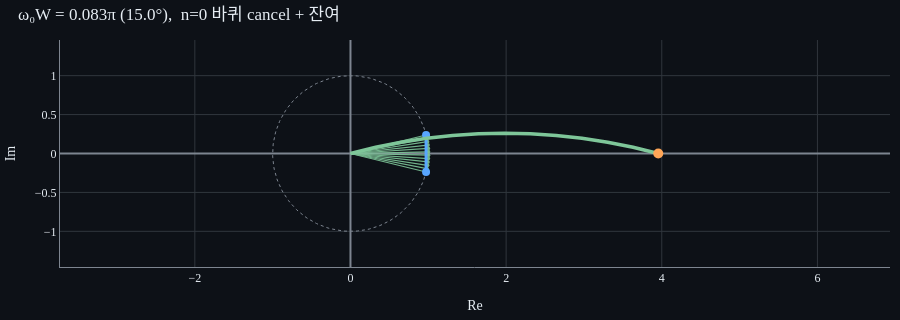
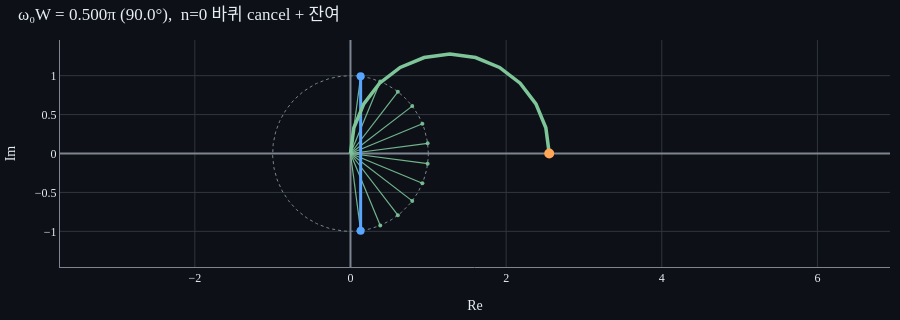
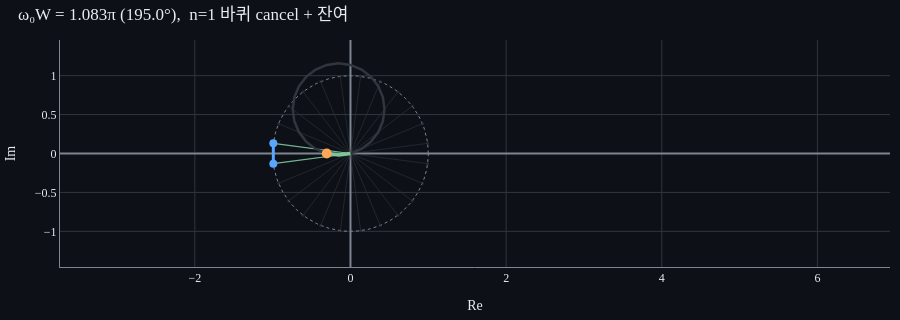
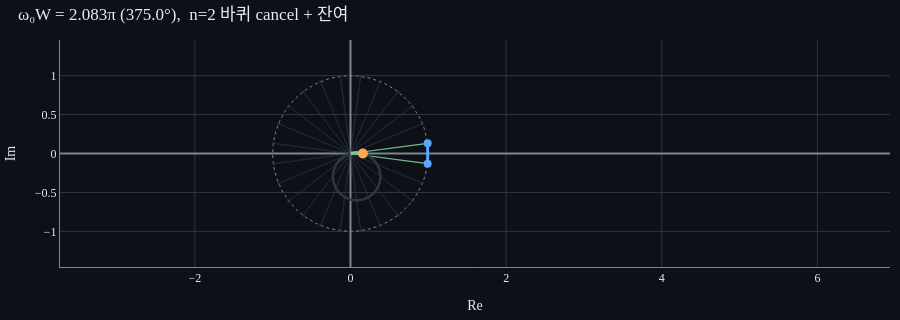

The cell these charts' notebook holds for them, in order:
### Markdown cell above
## [2] 복소평면 단면 — ω를 키우면 무엇이 바뀌나

$x(t)·e^(-jωt)$을 복소평면(Re, Im)에 그리면 호 위 점들이 된다. rect의 경우 |t|<W에서만 살아있으니, 살아있는 t 구간 [-W, +W]에서 단위벡터 $e^(-jωt_k)$들을 균등 시간 분할로 점 찍는다. 그 점들의 *벡터 합*이 X(jω) — 머리잇기로 누적한 trail 끝점.

ω가 커지면:
- 첫 점($e^{j\omega W}$)부터 끝 점($e^{-j\omega W}$)까지 **각도 차이 = 2ωW**가 커짐
- 2ωW가 2π를 넘기면 호가 한 바퀴를 넘어 다시 *되돌아오는* 구간이 생김. 그 되돌아오는 부분은 **이전 구간과 cancel**돼 결과에 기여 안 함. 잔여(못 채운 마지막) 호의 *양 끝 변위*만 X(jω)에 남음
- 균등 시간 Δt가 ω·Δt 만큼 회전하니 점들 사이 **간격이 듬성**해짐 (밀도 감소)

ω₀W = π/12, π/2, 13π/12, 25π/12 — 한 바퀴 0개, 0개, 1개, 2개를 cancel하는 케이스 비교.

### Code cell
ns_phase2 = [0, 0, 1, 2]   # 추가로 ω₀W 값 직접 명시
omega_W_vals = [(0, np.pi/12), (0, np.pi/2), (1, 13*np.pi/12), (2, 25*np.pi/12)]
ARROWS_PER_PERIOD = 24
X_MIN_P2, X_MAX_P2, Y_LIM_P2 = -1.3, 4.5, 1.3

for n, theta in omega_W_vals:
    omega = theta / W
    # 한 주기당 ARROWS_PER_PERIOD개; n주기 + 잔여
    n_total = max(ARROWS_PER_PERIOD * n + ARROWS_PER_PERIOD // 12, 12)
    dt = 2 * W / n_total
    t_k = -W + np.arange(n_total) * dt + dt / 2
    unit_vecs = np.exp(-1j * omega * t_k)

    # 한 주기 cancel되는 부분의 단위벡터 수
    if omega > 1e-9:
        one_period_arrows = 2 * np.pi / (omega * dt)
        boundary = int(round(n * one_period_arrows))
    else:
        boundary = 0

    label = (f'ω₀W = {theta/np.pi:.3f}π ({np.degrees(theta):.1f}°),  '
             f'n={n} 바퀴 cancel + 잔여')
    panel = PartitionedAccumulationPlot()
    panel.show_partition(unit_vecs, dt, boundary=boundary, label=label,
                         x_range=(X_MIN_P2, X_MAX_P2),
                         y_range=(-Y_LIM_P2, Y_LIM_P2))
    panel.figure.show()

### Figure 1 — Plotly figure (JSON) as saved in the notebook; plotly's stock layout.template omitted (floating-point values rounded to 4 significant figures; data arrays with more than 128 entries replaced by an {"elided": "..."} marker saying what was removed)
{"data": [{"hoverinfo": "skip", "line": {"color": "#7d8590", "dash": "dot", "width": 1}, "mode": "lines", "showlegend": false, "type": "scatter", "x": {"elided": "200 float values"}, "y": {"elided": "200 float values"}}, {"hoverinfo": "skip", "line": {"color": "#7ec699", "width": 1.2}, "mode": "lines", "opacity": 0.9, "showlegend": false, "type": "scatter", "x": [0.0, 0.9713, NaN, 0.0, 0.9808, NaN, 0.0, 0.9884, NaN, 0.0, 0.9941, NaN, 0.0, 0.9979, NaN, 0.0, 0.9998, NaN, 0.0, 0.9998, NaN, 0.0, 0.9979, NaN, 0.0, 0.9941, NaN, 0.0, 0.9884, NaN, 0.0, 0.9808, NaN, 0.0, 0.9713, NaN], "y": [0.0, 0.2377, NaN, 0.0, 0.1951, NaN, 0.0, 0.1521, NaN, 0.0, 0.1089, NaN, 0.0, 0.0654, NaN, 0.0, 0.02181, NaN, 0.0, -0.02181, NaN, 0.0, -0.0654, NaN, 0.0, -0.1089, NaN, 0.0, -0.1521, NaN, 0.0, -0.1951, NaN, 0.0, -0.2377, NaN]}, {"hoverinfo": "skip", "marker": {"color": "#7ec699", "size": 4}, "mode": "markers", "opacity": 0.9, "showlegend": false, "type": "scatter", "x": [0.9713, 0.9808, 0.9884, 0.9941, 0.9979, 0.9998, 0.9998, 0.9979, 0.9941, 0.9884, 0.9808, 0.9713], "y": [0.2377, 0.1951, 0.1521, 0.1089, 0.0654, 0.02181, -0.02181, -0.0654, -0.1089, -0.1521, -0.1951, -0.2377]}, {"hoverinfo": "skip", "line": {"color": "#58a6ff", "width": 3}, "marker": {"color": "#58a6ff", "size": 8}, "mode": "lines+markers", "showlegend": false, "type": "scatter", "x": [0.9713, 0.9713], "y": [0.2377, -0.2377]}, {"hoverinfo": "skip", "line": {"color": "#7ec699", "width": 3.5}, "mode": "lines", "showlegend": false, "type": "scatter", "x": [0.0, 0.3238, 0.6507, 0.9802, 1.312, 1.644, 1.977, 2.311, 2.643, 2.975, 3.304, 3.631, 3.955], "y": [0.0, 0.07923, 0.1443, 0.195, 0.2313, 0.2531, 0.2603, 0.2531, 0.2313, 0.195, 0.1443, 0.07923, 8.327e-17]}, {"hoverinfo": "skip", "marker": {"color": "#ffa657", "size": 10, "symbol": "circle"}, "mode": "markers", "showlegend": false, "type": "scatter", "x": [3.955], "y": [8.327e-17]}], "layout": {"font": {"color": "#e6edf3", "family": "serif", "size": 12}, "height": 320, "margin": {"b": 10, "l": 10, "r": 10, "t": 40}, "paper_bgcolor": "#0d1117", "plot_bgcolor": "#0d1117", "showlegend": false, "title": {"font": {"color": "#e6edf3"}, "text": "ω₀W = 0.083π (15.0°),  n=0 바퀴 cancel + 잔여", "x": 0.02, "xanchor": "left"}, "xaxis": {"color": "#e6edf3", "gridcolor": "#30363d", "linecolor": "#7d8590", "range": [-1.3, 4.5], "scaleanchor": "y", "scaleratio": 1, "showgrid": true, "title": {"text": "Re"}, "zeroline": true, "zerolinecolor": "#7d8590"}, "yaxis": {"color": "#e6edf3", "gridcolor": "#30363d", "linecolor": "#7d8590", "range": [-1.3, 1.3], "showgrid": true, "title": {"text": "Im"}, "zeroline": true, "zerolinecolor": "#7d8590"}}}

### Figure 2 — Plotly figure (JSON) as saved in the notebook; plotly's stock layout.template omitted (floating-point values rounded to 4 significant figures; data arrays with more than 128 entries replaced by an {"elided": "..."} marker saying what was removed)
{"data": [{"hoverinfo": "skip", "line": {"color": "#7d8590", "dash": "dot", "width": 1}, "mode": "lines", "showlegend": false, "type": "scatter", "x": {"elided": "200 float values"}, "y": {"elided": "200 float values"}}, {"hoverinfo": "skip", "line": {"color": "#7ec699", "width": 1.2}, "mode": "lines", "opacity": 0.9, "showlegend": false, "type": "scatter", "x": [0.0, 0.1305, NaN, 0.0, 0.3827, NaN, 0.0, 0.6088, NaN, 0.0, 0.7934, NaN, 0.0, 0.9239, NaN, 0.0, 0.9914, NaN, 0.0, 0.9914, NaN, 0.0, 0.9239, NaN, 0.0, 0.7934, NaN, 0.0, 0.6088, NaN, 0.0, 0.3827, NaN, 0.0, 0.1305, NaN], "y": [0.0, 0.9914, NaN, 0.0, 0.9239, NaN, 0.0, 0.7934, NaN, 0.0, 0.6088, NaN, 0.0, 0.3827, NaN, 0.0, 0.1305, NaN, 0.0, -0.1305, NaN, 0.0, -0.3827, NaN, 0.0, -0.6088, NaN, 0.0, -0.7934, NaN, 0.0, -0.9239, NaN, 0.0, -0.9914, NaN]}, {"hoverinfo": "skip", "marker": {"color": "#7ec699", "size": 4}, "mode": "markers", "opacity": 0.9, "showlegend": false, "type": "scatter", "x": [0.1305, 0.3827, 0.6088, 0.7934, 0.9239, 0.9914, 0.9914, 0.9239, 0.7934, 0.6088, 0.3827, 0.1305], "y": [0.9914, 0.9239, 0.7934, 0.6088, 0.3827, 0.1305, -0.1305, -0.3827, -0.6088, -0.7934, -0.9239, -0.9914]}, {"hoverinfo": "skip", "line": {"color": "#58a6ff", "width": 3}, "marker": {"color": "#58a6ff", "size": 8}, "mode": "lines+markers", "showlegend": false, "type": "scatter", "x": [0.1305, 0.1305], "y": [0.9914, -0.9914]}, {"hoverinfo": "skip", "line": {"color": "#7ec699", "width": 3.5}, "mode": "lines", "showlegend": false, "type": "scatter", "x": [0.0, 0.04351, 0.1711, 0.374, 0.6384, 0.9464, 1.277, 1.607, 1.915, 2.18, 2.383, 2.51, 2.554], "y": [0.0, 0.3305, 0.6384, 0.9029, 1.106, 1.233, 1.277, 1.233, 1.106, 0.9029, 0.6384, 0.3305, 2.776e-16]}, {"hoverinfo": "skip", "marker": {"color": "#ffa657", "size": 10, "symbol": "circle"}, "mode": "markers", "showlegend": false, "type": "scatter", "x": [2.554], "y": [2.776e-16]}], "layout": {"font": {"color": "#e6edf3", "family": "serif", "size": 12}, "height": 320, "margin": {"b": 10, "l": 10, "r": 10, "t": 40}, "paper_bgcolor": "#0d1117", "plot_bgcolor": "#0d1117", "showlegend": false, "title": {"font": {"color": "#e6edf3"}, "text": "ω₀W = 0.500π (90.0°),  n=0 바퀴 cancel + 잔여", "x": 0.02, "xanchor": "left"}, "xaxis": {"color": "#e6edf3", "gridcolor": "#30363d", "linecolor": "#7d8590", "range": [-1.3, 4.5], "scaleanchor": "y", "scaleratio": 1, "showgrid": true, "title": {"text": "Re"}, "zeroline": true, "zerolinecolor": "#7d8590"}, "yaxis": {"color": "#e6edf3", "gridcolor": "#30363d", "linecolor": "#7d8590", "range": [-1.3, 1.3], "showgrid": true, "title": {"text": "Im"}, "zeroline": true, "zerolinecolor": "#7d8590"}}}

### Figure 3 — Plotly figure (JSON) as saved in the notebook; plotly's stock layout.template omitted (floating-point values rounded to 4 significant figures; data arrays with more than 128 entries replaced by an {"elided": "..."} marker saying what was removed)
{"data": [{"hoverinfo": "skip", "line": {"color": "#7d8590", "dash": "dot", "width": 1}, "mode": "lines", "showlegend": false, "type": "scatter", "x": {"elided": "200 float values"}, "y": {"elided": "200 float values"}}, {"hoverinfo": "skip", "line": {"color": "#30363d", "width": 1}, "mode": "lines", "opacity": 0.6, "showlegend": false, "type": "scatter", "x": [0.0, -0.9914, NaN, 0.0, -0.9914, NaN, 0.0, -0.9239, NaN, 0.0, -0.7934, NaN, 0.0, -0.6088, NaN, 0.0, -0.3827, NaN, 0.0, -0.1305, NaN, 0.0, 0.1305, NaN, 0.0, 0.3827, NaN, 0.0, 0.6088, NaN, 0.0, 0.7934, NaN, 0.0, 0.9239, NaN, 0.0, 0.9914, NaN, 0.0, 0.9914, NaN, 0.0, 0.9239, NaN, 0.0, 0.7934, NaN, 0.0, 0.6088, NaN, 0.0, 0.3827, NaN, 0.0, 0.1305, NaN, 0.0, -0.1305, NaN, 0.0, -0.3827, NaN, 0.0, -0.6088, NaN, 0.0, -0.7934, NaN, 0.0, -0.9239, NaN], "y": [0.0, -0.1305, NaN, 0.0, 0.1305, NaN, 0.0, 0.3827, NaN, 0.0, 0.6088, NaN, 0.0, 0.7934, NaN, 0.0, 0.9239, NaN, 0.0, 0.9914, NaN, 0.0, 0.9914, NaN, 0.0, 0.9239, NaN, 0.0, 0.7934, NaN, 0.0, 0.6088, NaN, 0.0, 0.3827, NaN, 0.0, 0.1305, NaN, 0.0, -0.1305, NaN, 0.0, -0.3827, NaN, 0.0, -0.6088, NaN, 0.0, -0.7934, NaN, 0.0, -0.9239, NaN, 0.0, -0.9914, NaN, 0.0, -0.9914, NaN, 0.0, -0.9239, NaN, 0.0, -0.7934, NaN, 0.0, -0.6088, NaN, 0.0, -0.3827, NaN]}, {"hoverinfo": "skip", "marker": {"color": "#30363d", "size": 3}, "mode": "markers", "opacity": 0.6, "showlegend": false, "type": "scatter", "x": [-0.9914, -0.9914, -0.9239, -0.7934, -0.6088, -0.3827, -0.1305, 0.1305, 0.3827, 0.6088, 0.7934, 0.9239, 0.9914, 0.9914, 0.9239, 0.7934, 0.6088, 0.3827, 0.1305, -0.1305, -0.3827, -0.6088, -0.7934, -0.9239], "y": [-0.1305, 0.1305, 0.3827, 0.6088, 0.7934, 0.9239, 0.9914, 0.9914, 0.9239, 0.7934, 0.6088, 0.3827, 0.1305, -0.1305, -0.3827, -0.6088, -0.7934, -0.9239, -0.9914, -0.9914, -0.9239, -0.7934, -0.6088, -0.3827]}, {"hoverinfo": "skip", "line": {"color": "#7ec699", "width": 1.2}, "mode": "lines", "opacity": 0.9, "showlegend": false, "type": "scatter", "x": [0.0, -0.9914, NaN, 0.0, -0.9914, NaN], "y": [0.0, -0.1305, NaN, 0.0, 0.1305, NaN]}, {"hoverinfo": "skip", "marker": {"color": "#7ec699", "size": 4}, "mode": "markers", "opacity": 0.9, "showlegend": false, "type": "scatter", "x": [-0.9914, -0.9914], "y": [-0.1305, 0.1305]}, {"hoverinfo": "skip", "line": {"color": "#58a6ff", "width": 3}, "marker": {"color": "#58a6ff", "size": 8}, "mode": "lines+markers", "showlegend": false, "type": "scatter", "x": [-0.9914, -0.9914], "y": [-0.1305, 0.1305]}, {"hoverinfo": "skip", "line": {"color": "#30363d", "width": 2.5}, "mode": "lines", "showlegend": false, "type": "scatter", "x": [0.0, -0.1525, -0.3051, -0.4472, -0.5692, -0.6629, -0.7218, -0.7419, -0.7218, -0.6629, -0.5692, -0.4472, -0.3051, -0.1525, 0.0, 0.1421, 0.2642, 0.3578, 0.4167, 0.4368, 0.4167, 0.3578, 0.2642, 0.1421, -2.498e-16], "y": [0.0, -0.02008, -1.041e-16, 0.05887, 0.1525, 0.2746, 0.4167, 0.5692, 0.7218, 0.8639, 0.986, 1.08, 1.138, 1.159, 1.138, 1.08, 0.986, 0.8639, 0.7218, 0.5692, 0.4167, 0.2746, 0.1525, 0.05887, -1.943e-16]}, {"hoverinfo": "skip", "line": {"color": "#7ec699", "width": 3.5}, "mode": "lines", "showlegend": false, "type": "scatter", "x": [-2.498e-16, -0.1525, -0.3051], "y": [-1.943e-16, -0.02008, -9.021e-17]}, {"hoverinfo": "skip", "marker": {"color": "#ffa657", "size": 10, "symbol": "circle"}, "mode": "markers", "showlegend": false, "type": "scatter", "x": [-0.3051], "y": [-9.021e-17]}], "layout": {"font": {"color": "#e6edf3", "family": "serif", "size": 12}, "height": 320, "margin": {"b": 10, "l": 10, "r": 10, "t": 40}, "paper_bgcolor": "#0d1117", "plot_bgcolor": "#0d1117", "showlegend": false, "title": {"font": {"color": "#e6edf3"}, "text": "ω₀W = 1.083π (195.0°),  n=1 바퀴 cancel + 잔여", "x": 0.02, "xanchor": "left"}, "xaxis": {"color": "#e6edf3", "gridcolor": "#30363d", "linecolor": "#7d8590", "range": [-1.3, 4.5], "scaleanchor": "y", "scaleratio": 1, "showgrid": true, "title": {"text": "Re"}, "zeroline": true, "zerolinecolor": "#7d8590"}, "yaxis": {"color": "#e6edf3", "gridcolor": "#30363d", "linecolor": "#7d8590", "range": [-1.3, 1.3], "showgrid": true, "title": {"text": "Im"}, "zeroline": true, "zerolinecolor": "#7d8590"}}}

### Figure 4 — Plotly figure (JSON) as saved in the notebook; plotly's stock layout.template omitted (floating-point values rounded to 4 significant figures; data arrays with more than 128 entries replaced by an {"elided": "..."} marker saying what was removed)
{"data": [{"hoverinfo": "skip", "line": {"color": "#7d8590", "dash": "dot", "width": 1}, "mode": "lines", "showlegend": false, "type": "scatter", "x": {"elided": "200 float values"}, "y": {"elided": "200 float values"}}, {"hoverinfo": "skip", "line": {"color": "#30363d", "width": 1}, "mode": "lines", "opacity": 0.6, "showlegend": false, "type": "scatter", "x": {"elided": "144 float values"}, "y": {"elided": "144 float values"}}, {"hoverinfo": "skip", "marker": {"color": "#30363d", "size": 3}, "mode": "markers", "opacity": 0.6, "showlegend": false, "type": "scatter", "x": [0.9914, 0.9914, 0.9239, 0.7934, 0.6088, 0.3827, 0.1305, -0.1305, -0.3827, -0.6088, -0.7934, -0.9239, -0.9914, -0.9914, -0.9239, -0.7934, -0.6088, -0.3827, -0.1305, 0.1305, 0.3827, 0.6088, 0.7934, 0.9239, 0.9914, 0.9914, 0.9239, 0.7934, 0.6088, 0.3827, 0.1305, -0.1305, -0.3827, -0.6088, -0.7934, -0.9239, -0.9914, -0.9914, -0.9239, -0.7934, -0.6088, -0.3827, -0.1305, 0.1305, 0.3827, 0.6088, 0.7934, 0.9239], "y": [0.1305, -0.1305, -0.3827, -0.6088, -0.7934, -0.9239, -0.9914, -0.9914, -0.9239, -0.7934, -0.6088, -0.3827, -0.1305, 0.1305, 0.3827, 0.6088, 0.7934, 0.9239, 0.9914, 0.9914, 0.9239, 0.7934, 0.6088, 0.3827, 0.1305, -0.1305, -0.3827, -0.6088, -0.7934, -0.9239, -0.9914, -0.9914, -0.9239, -0.7934, -0.6088, -0.3827, -0.1305, 0.1305, 0.3827, 0.6088, 0.7934, 0.9239, 0.9914, 0.9914, 0.9239, 0.7934, 0.6088, 0.3827]}, {"hoverinfo": "skip", "line": {"color": "#7ec699", "width": 1.2}, "mode": "lines", "opacity": 0.9, "showlegend": false, "type": "scatter", "x": [0.0, 0.9914, NaN, 0.0, 0.9914, NaN], "y": [0.0, 0.1305, NaN, 0.0, -0.1305, NaN]}, {"hoverinfo": "skip", "marker": {"color": "#7ec699", "size": 4}, "mode": "markers", "opacity": 0.9, "showlegend": false, "type": "scatter", "x": [0.9914, 0.9914], "y": [0.1305, -0.1305]}, {"hoverinfo": "skip", "line": {"color": "#58a6ff", "width": 3}, "marker": {"color": "#58a6ff", "size": 8}, "mode": "lines+markers", "showlegend": false, "type": "scatter", "x": [0.9914, 0.9914], "y": [0.1305, -0.1305]}, {"hoverinfo": "skip", "line": {"color": "#30363d", "width": 2.5}, "mode": "lines", "showlegend": false, "type": "scatter", "x": [0.0, 0.07932, 0.1586, 0.2325, 0.296, 0.3447, 0.3753, 0.3858, 0.3753, 0.3447, 0.296, 0.2325, 0.1586, 0.07932, 0.0, -0.07391, -0.1374, -0.1861, -0.2167, -0.2271, -0.2167, -0.1861, -0.1374, -0.07391, -2.776e-17, 0.07932, 0.1586, 0.2325, 0.296, 0.3447, 0.3753, 0.3858, 0.3753, 0.3447, 0.296, 0.2325, 0.1586, 0.07932, -2.22e-16, -0.07391, -0.1374, -0.1861, -0.2167, -0.2271, -0.2167, -0.1861, -0.1374, -0.07391, 1.11e-16], "y": [0.0, 0.01044, 3.123e-17, -0.03061, -0.07932, -0.1428, -0.2167, -0.296, -0.3753, -0.4492, -0.5127, -0.5614, -0.592, -0.6025, -0.592, -0.5614, -0.5127, -0.4492, -0.3753, -0.296, -0.2167, -0.1428, -0.07932, -0.03061, -1.041e-17, 0.01044, 6.939e-18, -0.03061, -0.07932, -0.1428, -0.2167, -0.296, -0.3753, -0.4492, -0.5127, -0.5614, -0.592, -0.6025, -0.592, -0.5614, -0.5127, -0.4492, -0.3753, -0.296, -0.2167, -0.1428, -0.07932, -0.03061, 1.7e-16]}, {"hoverinfo": "skip", "line": {"color": "#7ec699", "width": 3.5}, "mode": "lines", "showlegend": false, "type": "scatter", "x": [1.11e-16, 0.07932, 0.1586], "y": [1.7e-16, 0.01044, 1.388e-16]}, {"hoverinfo": "skip", "marker": {"color": "#ffa657", "size": 10, "symbol": "circle"}, "mode": "markers", "showlegend": false, "type": "scatter", "x": [0.1586], "y": [1.388e-16]}], "layout": {"font": {"color": "#e6edf3", "family": "serif", "size": 12}, "height": 320, "margin": {"b": 10, "l": 10, "r": 10, "t": 40}, "paper_bgcolor": "#0d1117", "plot_bgcolor": "#0d1117", "showlegend": false, "title": {"font": {"color": "#e6edf3"}, "text": "ω₀W = 2.083π (375.0°),  n=2 바퀴 cancel + 잔여", "x": 0.02, "xanchor": "left"}, "xaxis": {"color": "#e6edf3", "gridcolor": "#30363d", "linecolor": "#7d8590", "range": [-1.3, 4.5], "scaleanchor": "y", "scaleratio": 1, "showgrid": true, "title": {"text": "Re"}, "zeroline": true, "zerolinecolor": "#7d8590"}, "yaxis": {"color": "#e6edf3", "gridcolor": "#30363d", "linecolor": "#7d8590", "range": [-1.3, 1.3], "showgrid": true, "title": {"text": "Im"}, "zeroline": true, "zerolinecolor": "#7d8590"}}}
